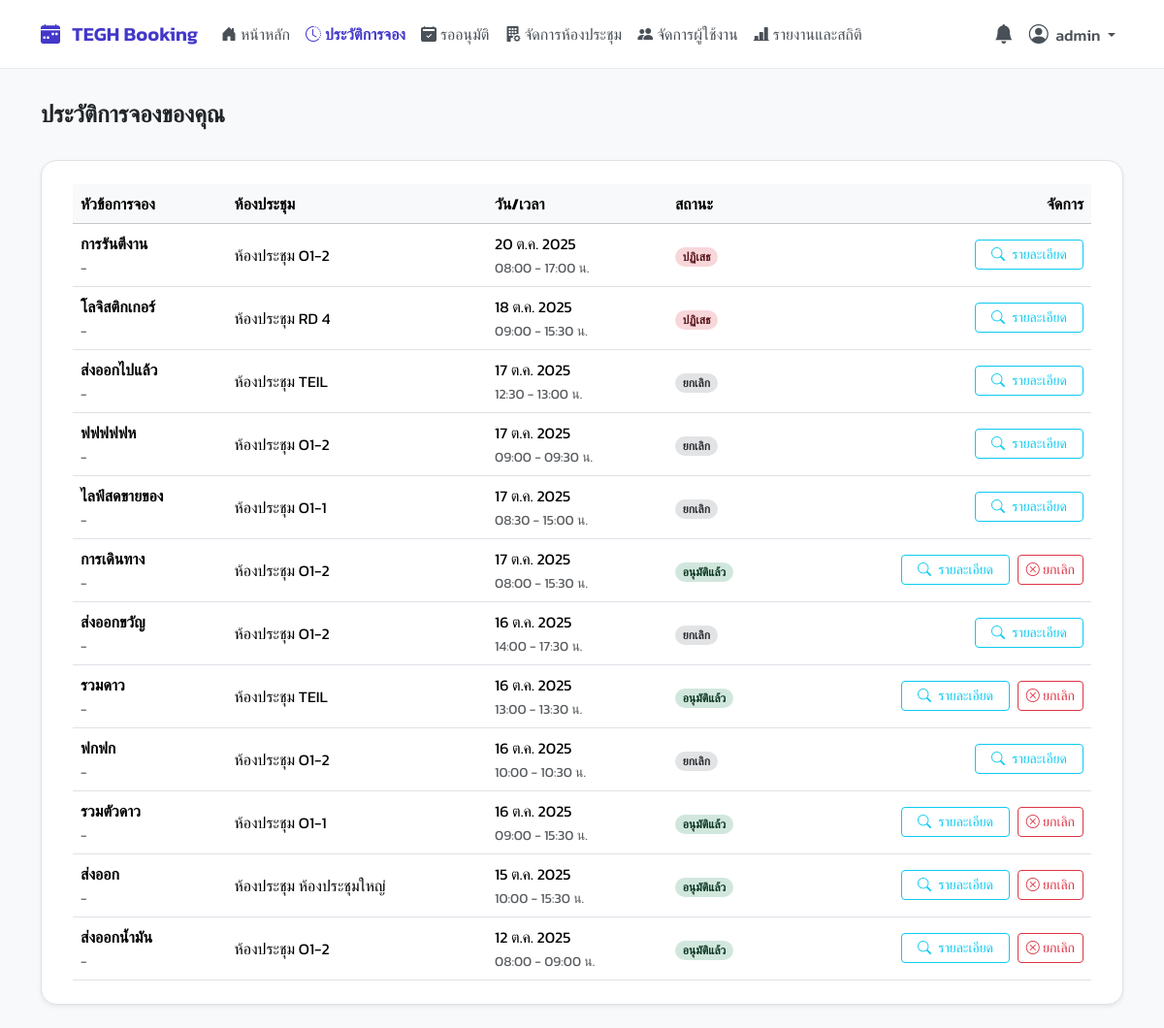
Page /history/ (signed in) on the committed database.
### booking/models.py (models this page shows, shortened)
class Booking(models.Model):
    STATUS_CHOICES = [
        ('PENDING', 'รออนุมัติ'), ('APPROVED', 'อนุมัติแล้ว'),
        ('REJECTED', 'ถูกปฏิเสธ'), ('CANCELLED', 'ยกเลิกแล้ว'),
    ]
    room = models.ForeignKey(Room, verbose_name="ห้องประชุม", on_delete=models.CASCADE, related_name='bookings')
    booked_by = models.ForeignKey(User, verbose_name="ผู้จอง", on_delete=models.CASCADE, related_name='bookings_made')
    title = models.CharField("หัวข้อการประชุม", max_length=200)
    start_time = models.DateTimeField("เวลาเริ่มต้น", default=timezone.now)
    end_time = models.DateTimeField("เวลาสิ้นสุด", default=timezone.now)
    participant_count = models.PositiveIntegerField("จำนวนผู้เข้าร่วม (ตัวเลข)", default=1)
    participants = models.ManyToManyField(
        User,
        verbose_name="ผู้เข้าร่วม (จาก AD/User)",
        related_name='participating_bookings',
        blank=True
    )
    status = models.CharField("สถานะ", max_length=10, choices=STATUS_CHOICES, default='PENDING')
    created_at = models.DateTimeField(auto_now_add=True)
    chairman = models.CharField("ประธานในที่ประชุม", max_length=150, blank=True, null=True)
    department = models.CharField("แผนกผู้จอง", max_length=100, blank=True, null=True)
    description = models.TextField("รายละเอียด/วาระ", blank=True, null=True)
    additional_requests = models.TextField("คำขอเพิ่มเติม (เช่น กาแฟ, อุปกรณ์พิเศษ)", blank=True, null=True)
    additional_notes = models.TextField("หมายเหตุ", blank=True, null=True)
    presentation_file = models.FileField(
        "ไฟล์นำเสนอ",
        upload_to='presentation_files/%Y/%m/',
        blank=True,
        null=True,
        help_text="ไฟล์ที่ต้องการเปิดขึ้นจอ (PDF, PPT, Word, Excel)"
    )
    class Meta:
        ordering = ['-start_time']
        verbose_name = "การจอง"
        verbose_name_plural = "รายการจองทั้งหมด"

class Room(models.Model):
    name = models.CharField("ชื่อห้องประชุม", max_length=100, unique=True)
    capacity = models.PositiveIntegerField("ความจุ (คน)", default=1)
    building = models.CharField("อาคาร", max_length=50, blank=True, null=True)
    floor = models.CharField("ชั้น", max_length=20, blank=True, null=True)
    equipment_in_room = models.TextField("อุปกรณ์ภายในห้อง (อื่นๆ)", blank=True, null=True, help_text="อุปกรณ์ที่มีให้ในห้อง (เช่น โปรเจคเตอร์, ไวท์บอร์ด)")
    image = models.ImageField("รูปภาพห้องประชุม", upload_to='room_images/', blank=True, null=True)
    class Meta:
        verbose_name = "ห้องประชุม"
        verbose_name_plural = "ห้องประชุม"
        ordering = ['name']

### booking/views.py (the view, shortened to what this page needs)
# urls.py: path('history/', views.history_view, name='history'),
@login_required
def history_view(request):
    bookings = Booking.objects.filter(booked_by=request.user).select_related('room').order_by('-start_time')
    date_f = request.GET.get('date'); room_f = request.GET.get('room'); status_f = request.GET.get('status')
    try:
        if date_f: bookings = bookings.filter(start_time__date=datetime.strptime(date_f, '%Y-%m-%d').date())
    except ValueError:
        messages.warning(request, "รูปแบบวันที่ไม่ถูกต้อง กรุณาใช้ YYYY-MM-DD")
        date_f = None
    if status_f and status_f in dict(Booking.STATUS_CHOICES):
        bookings = bookings.filter(status=status_f)
    elif status_f:
        messages.warning(request, "สถานะการจองไม่ถูกต้อง")
        status_f = None
    context = {
        'my_bookings': bookings,
        'all_rooms': Room.objects.all().order_by('name'),
        'status_choices': Booking.STATUS_CHOICES,
        'current_date': date_f,
        'current_room': room_f,
        'current_status': status_f,
        'now_time': timezone.now()
    }
    return render(request, 'pages/history.html', context)

### booking/views.py (called while the page is built)
def is_admin(user):
    return user.is_authenticated and (user.is_superuser or user.groups.filter(name='Admin').exists())

def is_approver_or_admin(user):
    return user.is_authenticated and (user.is_superuser or user.groups.filter(name__in=['Approver', 'Admin']).exists())

### templates/pages/history.html (shortened to what this page needs)
{% extends 'base.html' %}
{% load static %}
{% block content %}
    <div class="page-header">
        <h5 class="mb-0">ประวัติการจองของคุณ</h5>
    </div>
    <div class="content-card shadow-sm border">
        <div class="table-responsive">
            <table class="table table-hover align-middle mb-0">
                <thead class="table-light">
                    <tr>
                        <th scope="col">หัวข้อการจอง</th>
                        <th scope="col">ห้องประชุม</th>
                        <th scope="col">วัน/เวลา</th>
                        <th scope="col">สถานะ</th>
                        <th scope="col" class="text-end">จัดการ</th>
                    </tr>
                </thead>
                <tbody>
                    {% for booking in my_bookings %}
                    <tr>
                        <td>
                            <div class="fw-bold">{{ booking.title }}</div>
                            <small class="text-muted">{{ booking.department|default:"-" }}</small>
                        </td>
                        <td>{{ booking.room.name }}</td>
                        <td>
                            <div>{{ booking.start_time|date:"d M Y" }}</div>
                            <small class="text-muted">{{ booking.start_time|date:"H:i" }} - {{ booking.end_time|date:"H:i" }} น.</small>
                        </td>
                        <td>
                            {% if booking.status == 'APPROVED' %}
                                <span class="badge bg-success-subtle text-success-emphasis rounded-pill">อนุมัติแล้ว</span>
                            {% elif booking.status == 'PENDING' %}
                                <span class="badge bg-warning-subtle text-warning-emphasis rounded-pill">รออนุมัติ</span>
                            {% elif booking.status == 'REJECTED' %}
                                <span class="badge bg-danger-subtle text-danger-emphasis rounded-pill">ปฏิเสธ</span>
                            {% elif booking.status == 'CANCELLED' %}
                                <span class="badge bg-secondary-subtle text-secondary-emphasis rounded-pill">ยกเลิก</span>
                            {% endif %}
                        </td>
                        <td class="text-end">
                            <a href="{% url 'booking_detail' booking.id %}" class="btn btn-sm btn-outline-info px-3">
                                <i class="bi bi-search me-1"></i> รายละเอียด
                            </a>
                            {% if booking.status == 'PENDING' or booking.status == 'APPROVED' %}
                                {% if booking.end_time > now_time or is_admin_user %}
                                    <form action="{% url 'delete_booking_view' booking.id %}" method="POST" class="d-inline ms-1"
                                          onsubmit="return confirm('คุณต้องการยกเลิกการจองนี้ใช่หรือไม่?');">
                                        <button type="submit" class="btn btn-sm btn-outline-danger">
                                            <i class="bi bi-x-circle"></i> ยกเลิก
                                        </button>
                                    </form>
                                {% endif %}
                            {% endif %}
                        </td>
                    </tr>
                    {% endfor %}
                </tbody>
            </table>
        </div>
    </div>
{% endblock %}

### templates/base.html (shortened to what this page needs)
{% load static %}
<!DOCTYPE html>
<html lang="th">
<head>
    <link href="https://cdn.jsdelivr.net/npm/bootstrap@5.3.3/dist/css/bootstrap.min.css" rel="stylesheet">
    <link rel="stylesheet" href="https://cdn.jsdelivr.net/npm/bootstrap-icons@1.11.3/font/bootstrap-icons.min.css">
    <link href="https://cdn.jsdelivr.net/npm/select2@4.1.0-rc.0/dist/css/select2.min.css" rel="stylesheet" />
    <link rel="stylesheet" href="https://cdn.jsdelivr.net/npm/select2-bootstrap-5-theme@1.3.0/dist/select2-bootstrap-5-theme.min.css" />
    <link rel="stylesheet" href="{% static 'css/theme.css' %}">
</head>
<body>
    <nav class="navbar navbar-expand-lg fixed-top">
        <div class="container">
            <a class="navbar-brand" href="{% url 'dashboard' %}">
                <i class="bi bi-calendar-week-fill me-2"></i>
                TEGH Booking
            </a>
            <div class="collapse navbar-collapse" id="mainNavbar">
                <ul class="navbar-nav me-auto mb-2 mb-lg-0">
                    {% for item in menu_items %}
                        {% if item.show %}
                            <li class="nav-item">
                                <a class="nav-link {% if item.active %}active{% endif %} d-flex align-items-center" href="{% url item.url_name %}">
                                    <i class="{{ item.icon }} me-1"></i>
                                    {{ item.label }}
                                </a>
                            </li>
                        {% endif %}
                    {% endfor %}
                </ul>
                <ul class="navbar-nav ms-auto mb-2 mb-lg-0">
                    {% if user.is_authenticated %}
                    {% if is_admin_user %}
                    <li class="nav-item dropdown">
                        <a class="nav-link" href="#" id="notificationBell" role="button" data-bs-toggle="dropdown" aria-expanded="false"
                           title="รายการแจ้งเตือน" data-bs-toggle="tooltip" data-bs-placement="bottom">
                            <i class="bi bi-bell-fill fs-5"></i>
                        </a>
                    </li>
                    {% endif %}
                    <li class="nav-item dropdown">
                        <a class="nav-link dropdown-toggle" href="#" id="navbarUserDropdown" role="button" data-bs-toggle="dropdown" aria-expanded="false">
                            <i class="bi bi-person-circle fs-5 me-1"></i>
                            <span class="d-none d-lg-inline">{{ user.get_full_name|default:user.username }}</span>
                        </a>
                    </li>
                    {% endif %}
                </ul>
            </div>
        </div>
    </nav>
    <main class="container main-content-wrapper">
        {% block content %}{% endblock %}
    </main>
</body>
</html>

### static/css/theme.css (style rules this page uses)
body { background-color: #f8fafc; font-family: 'Prompt', sans-serif; min-height: 100vh; display: flex; }

### templates/base.html (style rules this page uses)
body { background-color: #f8f9fa; font-family: 'Kanit', sans-serif; font-weight: 400; }
.navbar { box-shadow: none; background-color: #fff; padding-top: 0.75rem; padding-bottom: 0.75rem; border-bottom: 1px solid #e9ecef; }
.navbar-brand { color: #4338ca !important; font-weight: 600; }
.navbar .nav-link { color: #495057; font-weight: 500; padding-left: 0.75rem; padding-right: 0.75rem; transition: color 0.2s ease-in-out; }
.navbar .nav-link.active { color: #4338ca; font-weight: 600; }
.main-content-wrapper { padding-top: 5.5rem; padding-bottom: 1.5rem; }
.page-header { background-color: transparent; padding: 1rem 0rem; margin-bottom: 1rem; border-radius: 0; box-shadow: none; border: none; display: flex; justify-content: space-between; align-items: center; }
.page-header h5 { margin-bottom: 0; color: #212529; font-weight: 600; font-size: 1.5rem; }
.content-card { background-color: #ffffff; padding: 1.5rem 2rem; border-radius: 1rem; box-shadow: 0 4px 12px rgba(0, 0, 0, 0.05); border: 1px solid #e9ecef; }

### rows in the picture
Booking: title "การรันตีงาน", department "-", room.name "ห้องประชุม O1-2", start_time "20 ต.ค. 2025", start_time "08:00", end_time "17:00", status "ปฏิเสธ"
Booking: title "โลจิสติกเกอร์", department "-", room.name "ห้องประชุม RD 4", start_time "18 ต.ค. 2025", start_time "09:00", end_time "15:30", status "ปฏิเสธ"
Booking: title "ส่งออกไปแล้ว", department "-", room.name "ห้องประชุม TEIL", start_time "17 ต.ค. 2025", start_time "12:30", end_time "13:00", status "ยกเลิก"
Booking: title "ฟฟฟฟฟห", department "-", room.name "ห้องประชุม O1-2", start_time "17 ต.ค. 2025", start_time "09:00", end_time "09:30", status "ยกเลิก"
Booking: title "ไลฟ์สดขายของ", department "-", room.name "ห้องประชุม O1-1", start_time "17 ต.ค. 2025", start_time "08:30", end_time "15:00", status "ยกเลิก"
Booking: title "การเดินทาง", department "-", room.name "ห้องประชุม O1-2", start_time "17 ต.ค. 2025", start_time "08:00", end_time "15:30", status "อนุมัติแล้ว"
Booking: title "ส่งออกขวัญ", department "-", room.name "ห้องประชุม O1-2", start_time "16 ต.ค. 2025", start_time "14:00", end_time "17:30", status "ยกเลิก"
Booking: title "รวมดาว", department "-", room.name "ห้องประชุม TEIL", start_time "16 ต.ค. 2025", start_time "13:00", end_time "13:30", status "อนุมัติแล้ว"
Booking: title "ฟกฟก", department "-", room.name "ห้องประชุม O1-2", start_time "16 ต.ค. 2025", start_time "10:00", end_time "10:30", status "ยกเลิก"
Booking: title "รวมตัวดาว", department "-", room.name "ห้องประชุม O1-1", start_time "16 ต.ค. 2025", start_time "09:00", end_time "15:30", status "อนุมัติแล้ว"
Booking: title "ส่งออก", department "-", room.name "ห้องประชุม ห้องประชุมใหญ่", start_time "15 ต.ค. 2025", start_time "10:00", end_time "15:30", status "อนุมัติแล้ว"
Booking: title "ส่งออกน้ำมัน", department "-", room.name "ห้องประชุม O1-2", start_time "12 ต.ค. 2025", start_time "08:00", end_time "09:00", status "อนุมัติแล้ว"

### other values in the picture
{{ item.label }} "หน้าหลัก" "ประวัติการจอง" "รออนุมัติ" "จัดการห้องประชุม" "จัดการผู้ใช้งาน" "รายงานและสถิติ"
{{ user.get_full_name|default:user.username }} "admin"
